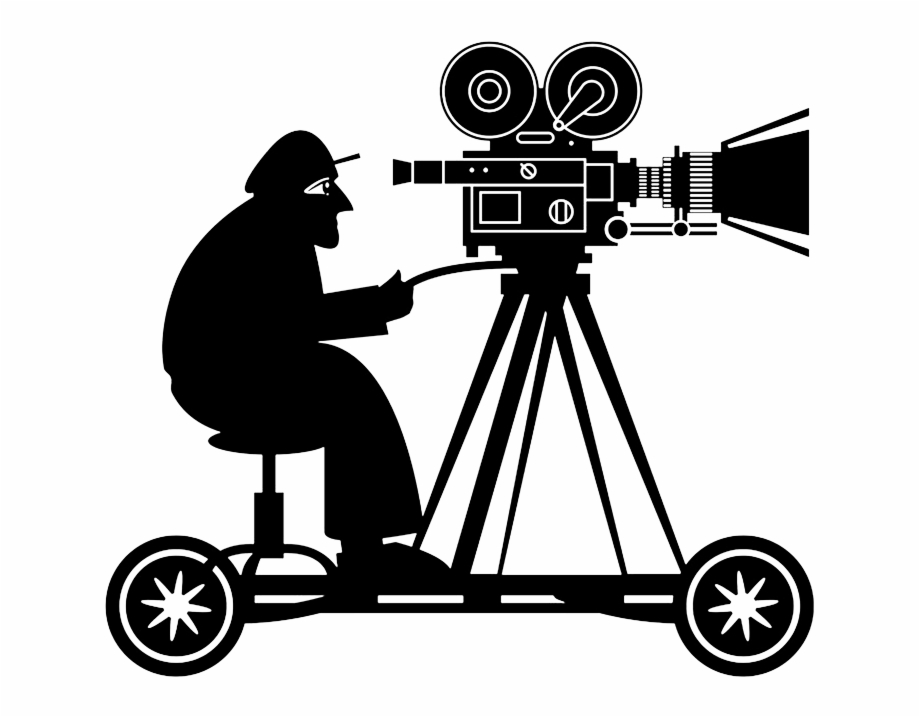
#> input picture Cameraman.png, 920 x 717 px
$ jupyter execute --allow-errors '9 Read an 8 bit image and then apply different image enhancement techniques.ipynb'
#> lines starting #> are read from the running program, lines starting #| are printed output that depends on the picture; after the words box and inside, x2 and y2 are one past the last pixel; in counts of white or black regions, pixels touching at a corner belong together
[cell 1]
#9. Read an 8 bit image and then apply different image enhancement techniques: • Brightness
#improvement • Brightness reduction • Thresholding • Negative of an image • Log transformation •
#Power Law transformation.
import cv2
import numpy as np
from matplotlib import pyplot as plt

[cell 2]
img = cv2.imread('Cameraman.png',cv2.IMREAD_GRAYSCALE)
#> img is the input picture: shape (717, 920); min 0, max 255, mean 188.7
img

[cell 3]
# Brightness Improvement
bi = cv2.equalizeHist(img)
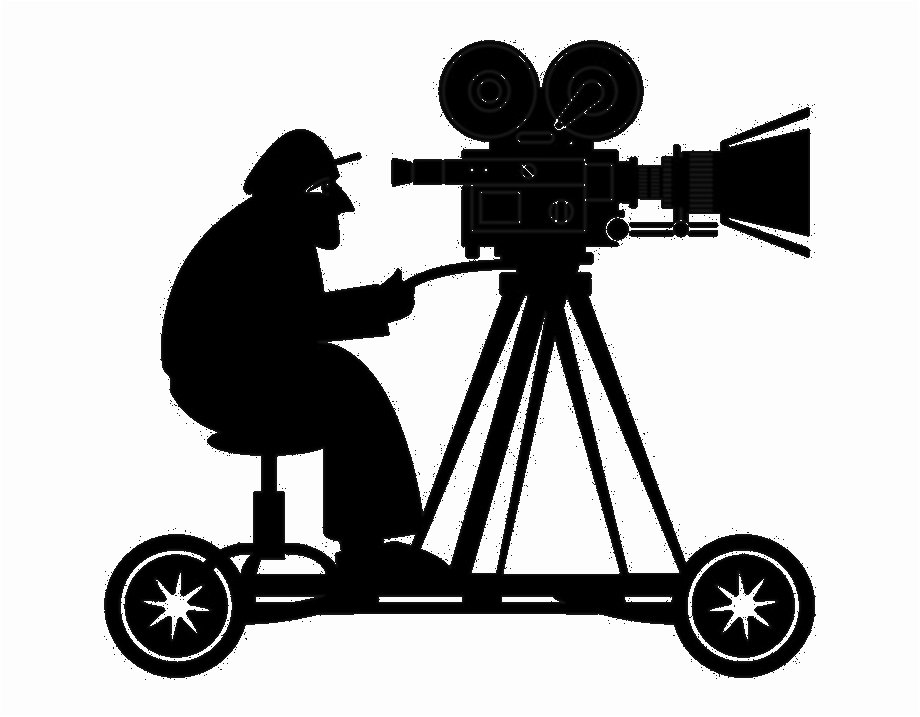
#> bi: shape (717, 920); min 0, max 255, mean 179.8
bi

[cell 4]
# Brightness Reduction
br = img / 2
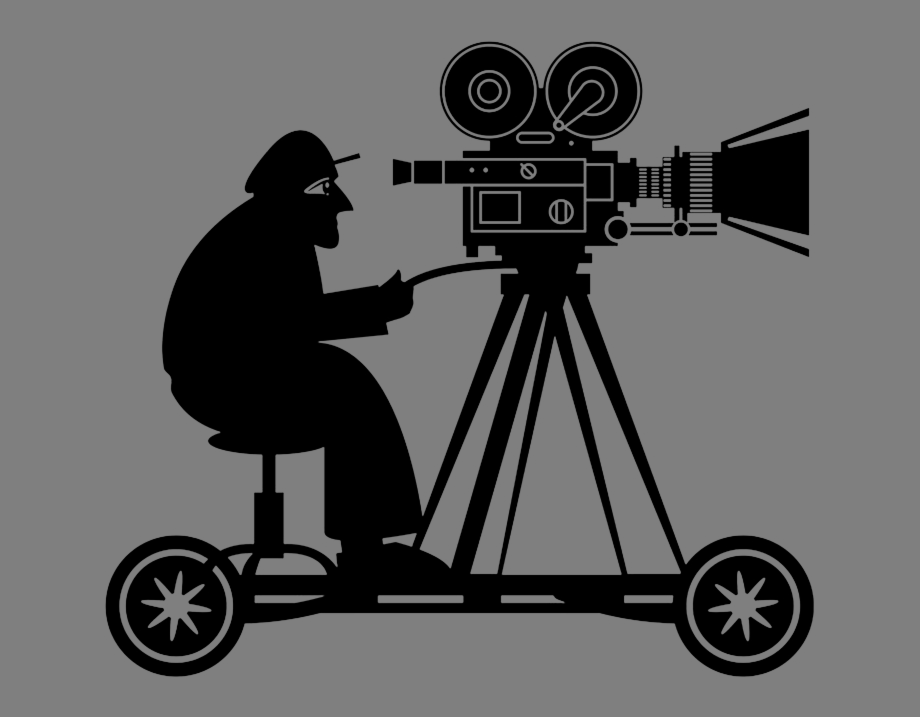
#> br: shape (717, 920) float64; min 0, max 127.5, mean 94.4
br

[cell 5]
# Thresholding=110
bw = img < 110
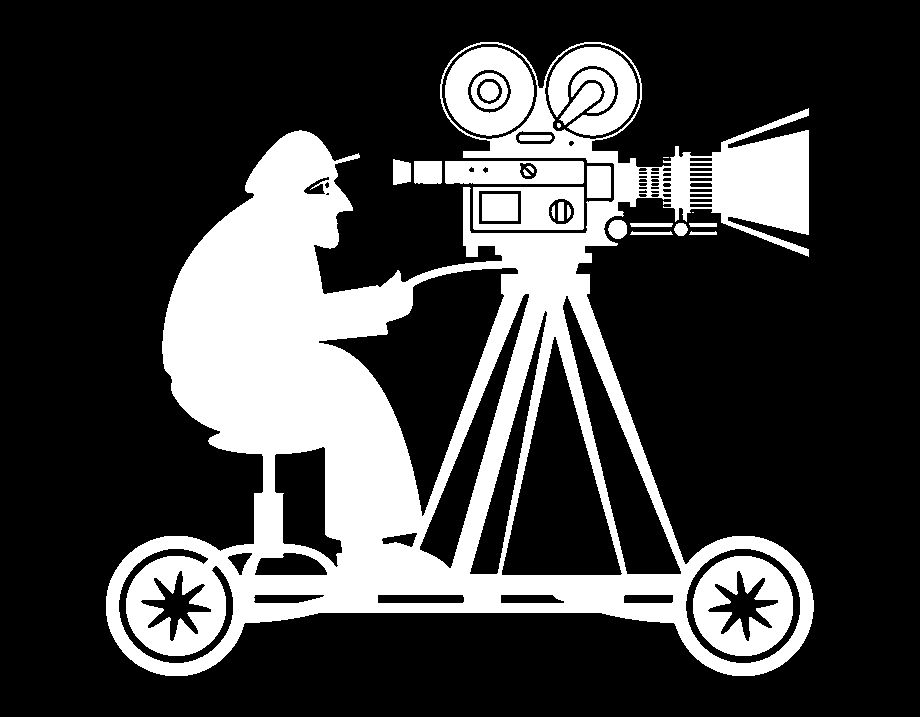
#> bw: shape (717, 920) bool; 25.5% white; 29 white regions (3 under 20 px), largest, box (x1, y1, x2, y2) and area: (106, 42, 814, 676) 140627, (693, 556, 793, 656) 6339, (445, 47, 534, 136) 4795
bw

[cell 6]
# Negative of the Image
ni = cv2.bitwise_not(img)
ni

[cell 7]
# Log Transformation
lt = np.log1p(img.astype(float))
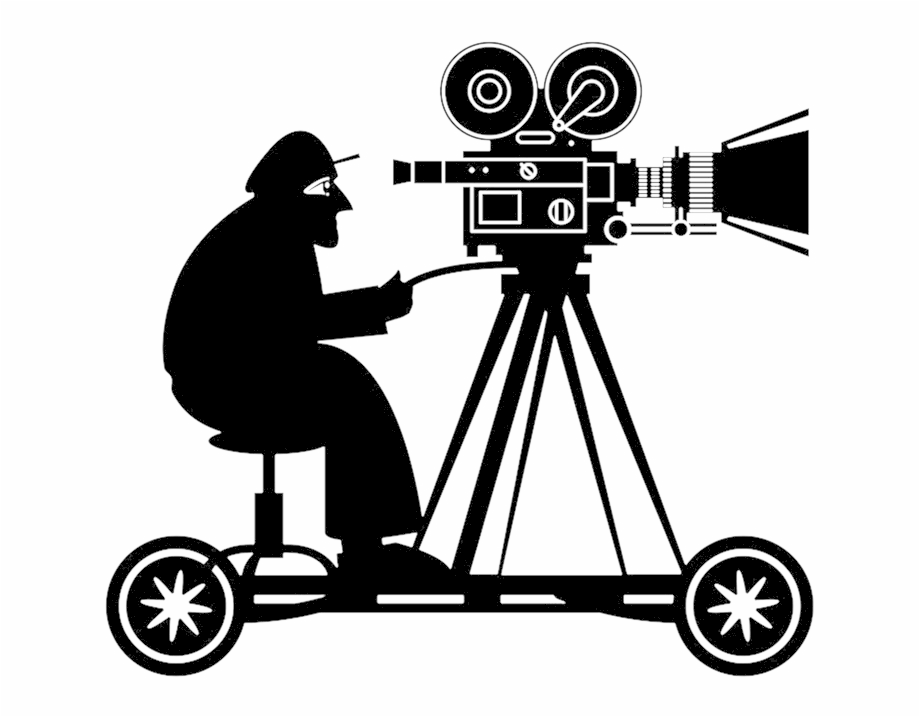
#> lt: shape (717, 920) float64; min 0, max 5.55, mean 4.21; drawn with min black and max white
lt

[cell 8]
# Power Law Transform
a = 1
gamma = 2
plt_img = a * np.power(img, gamma)
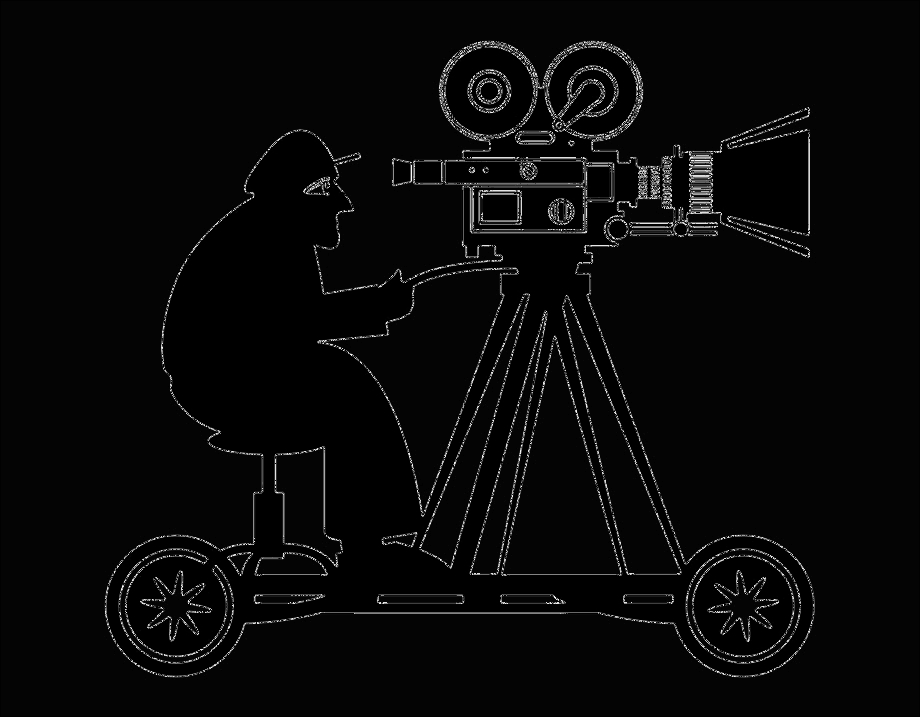
#> plt_img: shape (717, 920); min 0, max 249, mean 8.4
plt_img
